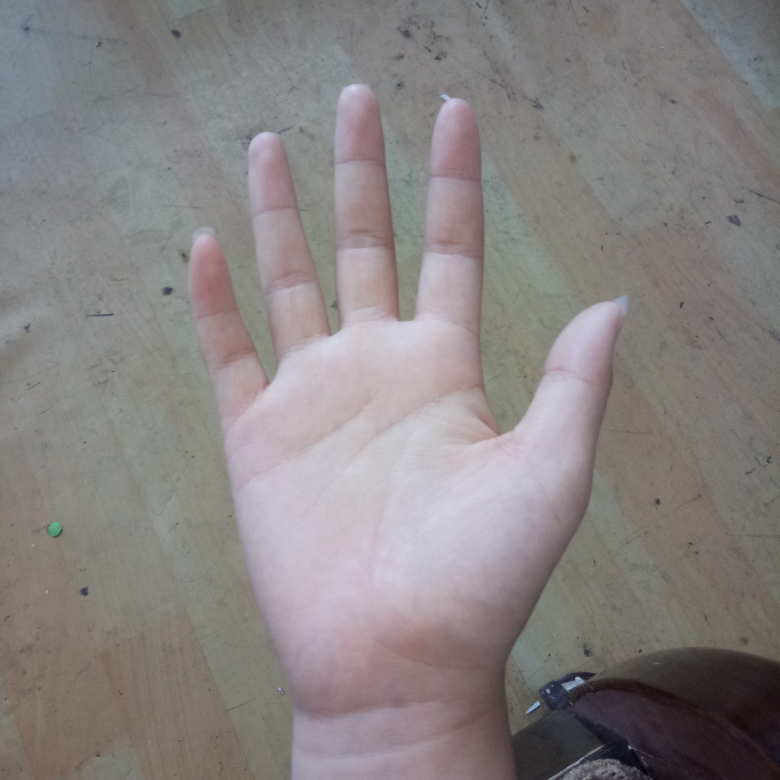
#> input picture Dataset/TEMPWORKSHOP/20001-女-27-右.jpg, 3120 x 3120 px (shown at 1/4 size)
$ python resize_test.py
#> lines starting #> are read from the running program, lines starting #| are printed output that depends on the picture
"""
created by haoran
time:2021/01/26
description:
1. 试探确定输入图片的尺寸大小
"""
from PIL import Image
import os
import cv2 as cv
import numpy as np
import matplotlib.pyplot as plt
class MyResize:
    def __init__(self):
        img = Image.open('./TEMPWORKSHOP/20001-女-27-右.jpg')
#> img is the input picture: PIL image 3120x3120 RGB; mean R, G, B 136, 131, 130.7
        img = img.resize((192, 192))
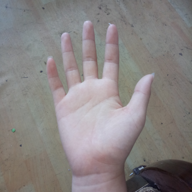
#> img: PIL image 192x192 RGB; mean R, G, B 136, 131, 130.7
        img.save('./TEMPWORKSHOP/20001-女-27-右_192.jpg')
        pass

    def read_src(self):
        pass
    def read_gt(self):
        pass

if __name__ == '__main__':
    MyResize()
